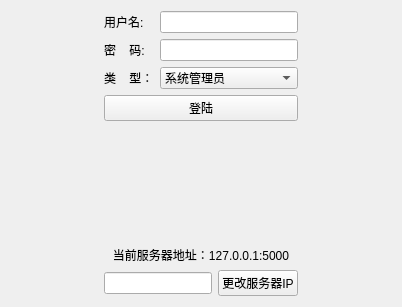
<?xml version="1.0" encoding="UTF-8"?>
<ui version="4.0">
 <class>Form</class>
 <widget class="QWidget" name="Form">
  <property name="geometry">
   <rect>
    <x>0</x>
    <y>0</y>
    <width>402</width>
    <height>307</height>
   </rect>
  </property>
  <property name="windowTitle">
   <string>登陆</string>
  </property>
  <layout class="QHBoxLayout" name="horizontalLayout_3">
   <item>
    <spacer name="horizontalSpacer_2">
     <property name="orientation">
      <enum>Qt::Horizontal</enum>
     </property>
     <property name="sizeHint" stdset="0">
      <size>
       <width>47</width>
       <height>20</height>
      </size>
     </property>
    </spacer>
   </item>
   <item>
    <layout class="QVBoxLayout" name="verticalLayout_3">
     <item>
      <layout class="QHBoxLayout" name="horizontalLayout">
       <item>
        <layout class="QVBoxLayout" name="verticalLayout_2">
         <item>
          <widget class="QLabel" name="label_username">
           <property name="text">
            <string>用户名:</string>
           </property>
          </widget>
         </item>
         <item>
          <widget class="QLabel" name="label_password">
           <property name="text">
            <string>密    码:</string>
           </property>
          </widget>
         </item>
         <item>
          <widget class="QLabel" name="label_type">
           <property name="text">
            <string>类    型：</string>
           </property>
          </widget>
         </item>
        </layout>
       </item>
       <item>
        <layout class="QVBoxLayout" name="verticalLayout">
         <item>
          <widget class="QLineEdit" name="lineEdit_username"/>
         </item>
         <item>
          <widget class="QLineEdit" name="lineEdit_password"/>
         </item>
         <item>
          <widget class="QComboBox" name="comboBox_type">
           <item>
            <property name="text">
             <string>系统管理员</string>
            </property>
           </item>
           <item>
            <property name="text">
             <string>经理</string>
            </property>
           </item>
           <item>
            <property name="text">
             <string>仓储部</string>
            </property>
           </item>
           <item>
            <property name="text">
             <string>采购部</string>
            </property>
           </item>
          </widget>
         </item>
        </layout>
       </item>
      </layout>
     </item>
     <item>
      <widget class="QPushButton" name="button_login">
       <property name="text">
        <string>登陆</string>
       </property>
      </widget>
     </item>
     <item>
      <spacer name="verticalSpacer">
       <property name="orientation">
        <enum>Qt::Vertical</enum>
       </property>
       <property name="sizeHint" stdset="0">
        <size>
         <width>20</width>
         <height>40</height>
        </size>
       </property>
      </spacer>
     </item>
     <item>
      <widget class="QLabel" name="label">
       <property name="text">
        <string>当前服务器地址：127.0.0.1:5000</string>
       </property>
       <property name="alignment">
        <set>Qt::AlignCenter</set>
       </property>
      </widget>
     </item>
     <item>
      <layout class="QHBoxLayout" name="horizontalLayout_2">
       <item>
        <widget class="QLineEdit" name="lineEdit"/>
       </item>
       <item>
        <widget class="QPushButton" name="pushButton">
         <property name="text">
          <string>更改服务器IP</string>
         </property>
        </widget>
       </item>
      </layout>
     </item>
    </layout>
   </item>
   <item>
    <spacer name="horizontalSpacer">
     <property name="orientation">
      <enum>Qt::Horizontal</enum>
     </property>
     <property name="sizeHint" stdset="0">
      <size>
       <width>46</width>
       <height>20</height>
      </size>
     </property>
    </spacer>
   </item>
  </layout>
 </widget>
 <resources/>
 <connections/>
</ui>
